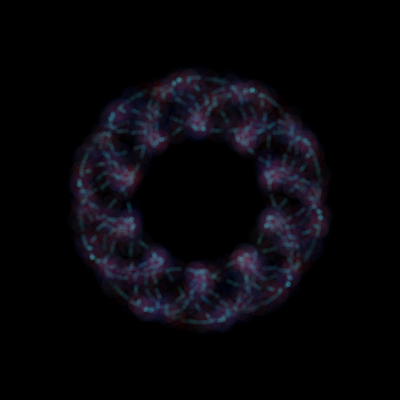
Frame 1 (no input)
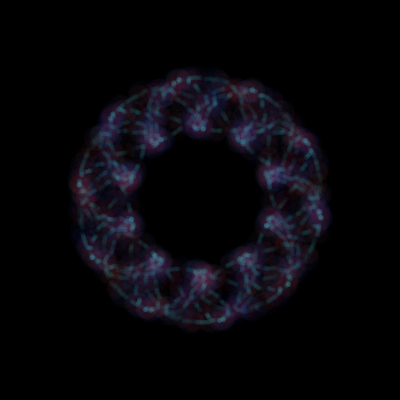
Frame 60 (the mouse pressed at the canvas centre just before this capture)
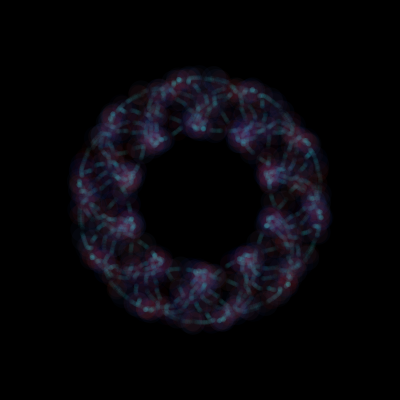
Frame 120 (the mouse held since frame 60 and released just before this capture)

The Processing sketch that drew these frames (run headless with seeded random() and noise(); from frame 60 on, the mouse is pressed at the canvas centre):

// Processing sketch: processing_185835
// ── processing_185835.pde

float a;
float b;
float c;
float d;
int num = 5000;
float x;
float y;
float r1 = 0;//266549;//0;
float t1 = 0.1;
float r2 = 0;//1320000;//0;
float t2 = 1;
float h2 = 0.5;
float r3 = 0;//133274;//0;
float t3 = 0.1;
float h3 = 0.2;

float r1_goal = r1 + t1;// * num;
float r2_goal = r2 + t2;// * num;
float r3_goal = r3 + t3;// * num;

float R;
float theta = 0;

void setup() {
  size(400, 400);
  colorMode(HSB, 360, 100, 100);
  background(0);
  smooth();

  //noLoop();
}

void draw() {
  background(0);

  pushMatrix();
  translate(width/2, height/2);
  rotate(radians(90));
  noStroke();
  for (int i = 0;i <= num;i += 1) {
    b = 1- sin(r2*3);
    a = sqrt(b * h2 +0.5); 
    c = (cos(r2*3)+sin(r2*5))/5;
    x = 100 * a * sin(r3 + c);
    y = 100 * a * cos(r3 + c);

    r1 += t1;
    r2 += t2;
    r3 += t3;

    if (i % 15 == 0) {
      R = 25;
      fill(230, random(50, 100), random(50, 100), 10);
    }
    else if (i % 11 == 0 ) {
      R = 20;
      fill(0, random(50, 100), random(50, 100), 10);
    }
    else {
      R = 5;
      fill(180, random(50, 100), random(50, 100), 10);
    }
    ellipse(x, y, R, R);
  }

  r1 = r1_goal;
  r2 = r2_goal;
  r3 = r3_goal;

  popMatrix();
}
